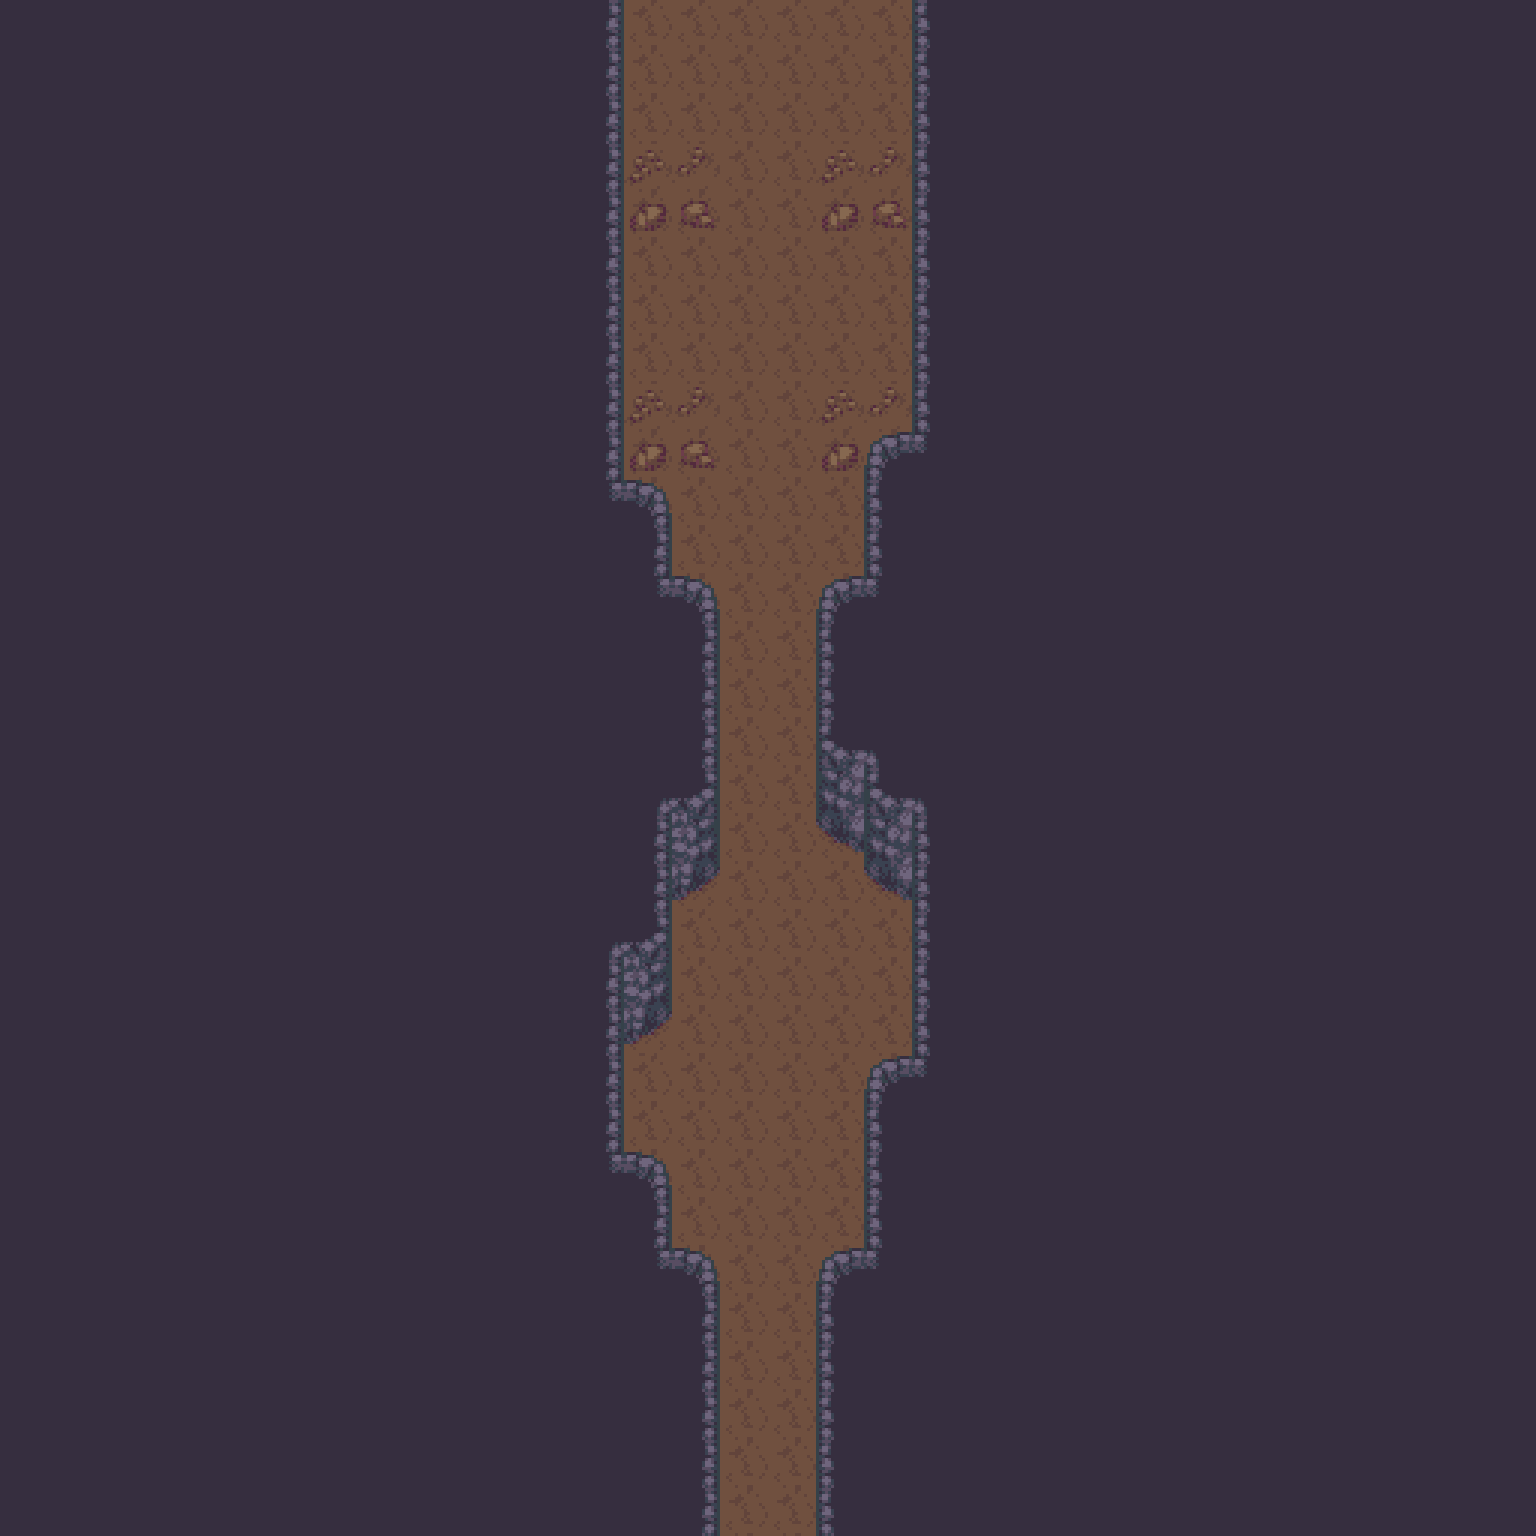

This is a level from a 2D game, rendered from its Tiled map with the project's own tilesets. A one-line summary and the map file follow, with tile-layer data summarised:
An orthogonal 32x32 tile map with 48x48 px tiles, 2 tile layers (Floor, Furnishing), 2 tilesets and 3 objects.

<map version="1.2" tiledversion="1.3.4" orientation="orthogonal" renderorder="right-down" width="32" height="32" tilewidth="48" tileheight="48" infinite="0" nextlayerid="4" nextobjectid="7">
 <tileset firstgid="1" source="../Field/TileMaps/TombInner.tsx" />
 <tileset firstgid="1480" source="Castle.tsx" />
 <layer id="2" name="Floor" width="32" height="32">
  <data>[1024 cells, 1024 non-empty, 5 distinct tile ids]</data>
 </layer>
 <layer id="1" name="Furnishing" width="32" height="32">
  <data>[1024 cells, 897 non-empty, 15 distinct tile ids]</data>
 </layer>
 <objectgroup id="3" name="Props">
  <properties>
   <property name="I" value="[Sensor StepPlateSensor [BodyBox [[0.5 0.5]  [0.5 0.5]] [RemoveAdvent CastleUnsealed]]" />
  </properties>
  <object id="3" gid="235" x="864" y="720" width="48" height="48">
   <properties>
    <property name="I" value="[Sensor StepPlateSensor None [If [CastleUnsealed] [Sequence [[PlaySound 0.5 [Field Sealed]] [Dialog &quot;Castle seal reactivated...&quot;] [RemoveAdvent CastleUnsealed]]]]]" />
   </properties>
  </object>
  <object id="4" gid="235" x="720" y="1536" width="96" height="48">
   <properties>
    <property name="I" value="[Portal AirPortal South Upward TombGround [IX 0]]" />
   </properties>
  </object>
  <object id="6" gid="235" x="624" y="48" width="288" height="48">
   <properties>
    <property name="I" value="[Portal AirPortal North Downward [Castle 0] South]" />
   </properties>
  </object>
 </objectgroup>
</map>
